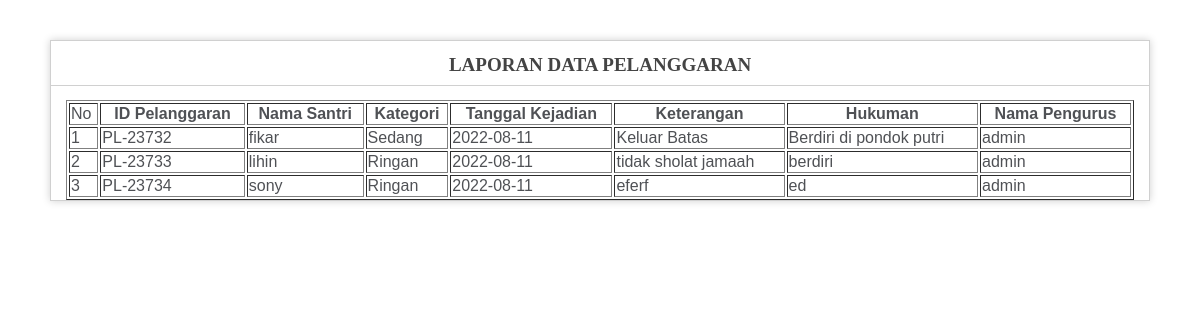
Page /LP_pelanggaran/ on the committed database.
### Aplikasi_pelanggaran2022/models.py (models this page shows, shortened)
class Model_pelanggaran1(models.Model):
	id_pelanggaran	= models.CharField(max_length = 10)
	nama_santri	=models.CharField(max_length = 50)
	kategori	=models.CharField(max_length = 10)
	tgl_kejadian	=models.CharField(max_length = 10)
	keterangan	=models.CharField(max_length = 60)
	hukuman	=models.CharField(max_length = 50)
	nama_pengurus	=models.CharField(max_length = 60)
	published = models.DateTimeField(auto_now_add = True)
	updated = models.DateTimeField(auto_now = True)

### Aplikasi_pelanggaran2022/views.py (the view)
# urls.py: url(r'^LP_pelanggaran/$',LP_pelanggaran, name="LP_pelanggaran"),
def LP_pelanggaran(request):
	LP_pelanggaran = Model_pelanggaran1.objects.all()
	context = {
	'LP_pelanggaran': LP_pelanggaran,
	}
	return render(request, 'Master_data/laporan/lp_pelanggaran.html',  context)

### Aplikasi_pelanggaran2022/templates/Master_data/laporan/lp_pelanggaran.html (shortened to what this page needs)
<link href="/static/print/style.css" rel="stylesheet" type="text/css" />
<div id="container">
  <h1 align="center">
    <strong style="font-family:'Times New Roman', Times, serif">
  LAPORAN DATA PELANGGARAN</strong></h1>
  <div id="body">
                    <table id="datatable-buttons" class="table table-striped table-bordered" border="1" style="width: 100%">
                      <thead>
                        <tr>
                          <td>No</td>
                          <th>ID Pelanggaran</th>
                          <th>Nama Santri</th>
                          <th>Kategori</th>
                          <th>Tanggal Kejadian</th>
                          <th>Keterangan</th>
                          <th>Hukuman</th>
                          <th>Nama Pengurus</th>
                        </tr>
                      </thead>
                      <tbody>
                        {% for tampil in LP_pelanggaran %}
                          <tr>
                            <td>{{forloop.counter}}</td>
                            <td>{{tampil.id_pelanggaran}}</td>
                            <td>{{tampil.nama_santri}}</td>
                            <td>{{tampil.kategori}}</td>
                            <td>{{tampil.tgl_kejadian}}</td>
                            <td>{{tampil.keterangan}}</td>
                            <td>{{tampil.hukuman}}</td>
                            <td>{{tampil.nama_pengurus}}</td>
</tr>
{% endfor %}
                      </tbody>
                    </table>
                  </div>
                </div>

### Aplikasi_pelanggaran2022/static/print/style.css (style rules this page uses)
h1 { color: #444; background-color: transparent; border-bottom: 1px solid #D0D0D0; font-size: 19px; font-weight: normal; margin: 0 0 14px 0; padding: 14px 15px 10px 15px; }
#body { margin: 0 15px 0 15px; }
#container { margin: 10px; border: 1px solid #D0D0D0; box-shadow: 0 0 8px #D0D0D0; }

### rows in the picture
Model_pelanggaran1: id_pelanggaran "PL-23732", nama_santri "fikar", kategori "Sedang", tgl_kejadian "2022-08-11", keterangan "Keluar Batas", hukuman "Berdiri di pondok putri", nama_pengurus "admin"
Model_pelanggaran1: id_pelanggaran "PL-23733", nama_santri "lihin", kategori "Ringan", tgl_kejadian "2022-08-11", keterangan "tidak sholat jamaah", hukuman "berdiri", nama_pengurus "admin"
Model_pelanggaran1: id_pelanggaran "PL-23734", nama_santri "sony", kategori "Ringan", tgl_kejadian "2022-08-11", keterangan "eferf", hukuman "ed", nama_pengurus "admin"
